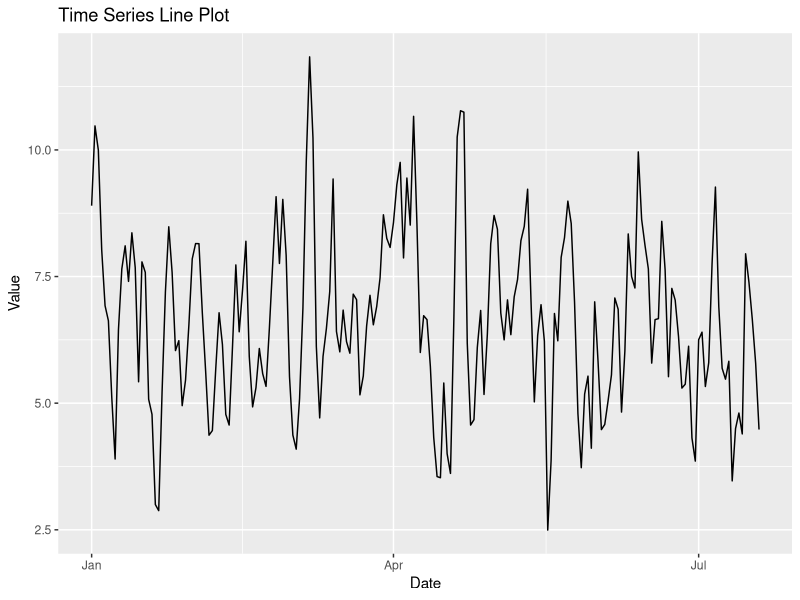
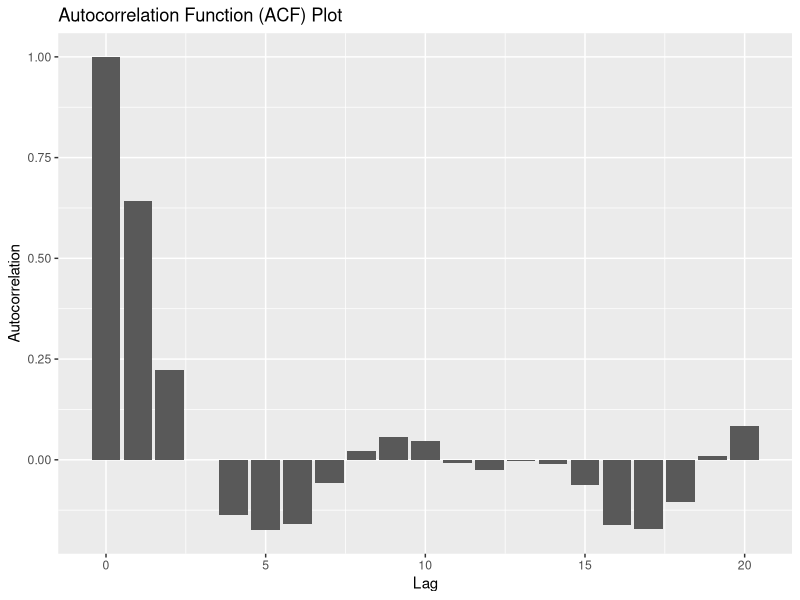
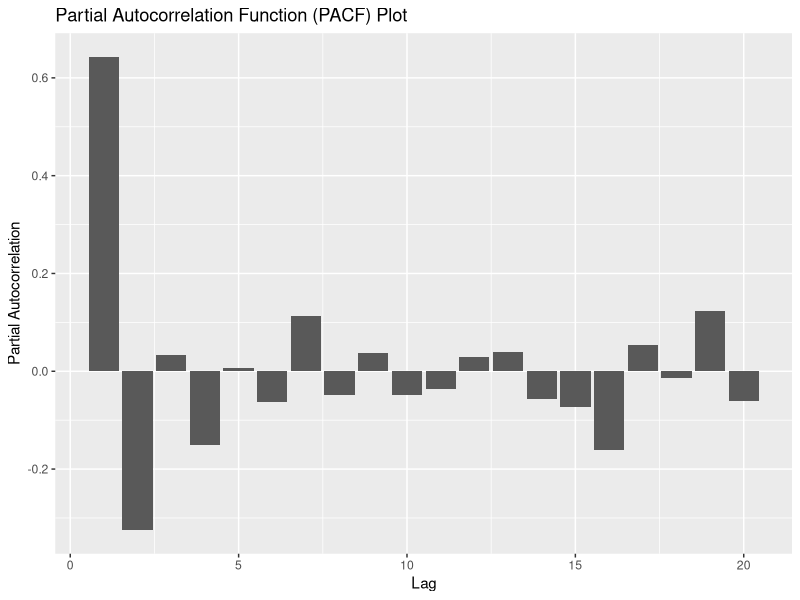
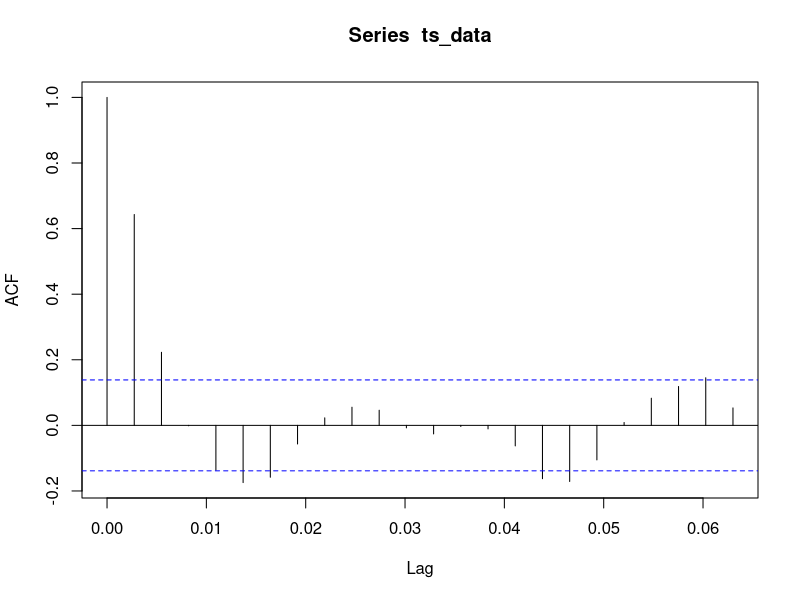

Write R code to recreate these figures, in order. (Note: this script raises an error after producing the figures.)
## ---- chunk 1
knitr::opts_chunk$set(echo = TRUE)
## ---- chunk 2
rm(list = ls())

library(ggplot2)
library(lubridate)
library(zoo)
library(forecast)
library(dynlm)


df <- read.csv('hw3_data.csv')
## ---- chunk 3
# Set the start date
start_date <- mdy("01/01/2023")

# Generate a sequence of dates
dates <- seq(start_date, by = "day", length.out = 200)

# Create a time series object
ts_data <- ts(data = df$y, start = start_date, frequency = 365)

# Create a data frame of the time series to use in line plot
ts_df <- data.frame(Date = dates, Value = df$y, x = df$x)


## ---- chunk 4
ggplot(data = ts_df, aes(x = Date, y = Value)) +
  geom_line() +
  labs(x = "Date", y = "Value", title = "Time Series Line Plot")
## ---- chunk 5
# Ljung-Box Test for white noise
ljung_box <- Box.test(ts_data, lag = 20, type = "Ljung-Box")
print(ljung_box)
## ---- chunk 6
values <- ts_data

# Create ACF plot
ggplot(data = data.frame(lag = 0:20, acf = acf(values, lag.max = 20, plot = FALSE)$acf), aes(x = lag, y = acf)) +
  geom_bar(stat = "identity") +
  labs(x = "Lag", y = "Autocorrelation", title = "Autocorrelation Function (ACF) Plot")

## ---- chunk 7
# Calculate PACF values
pacf_values <- pacf(values, lag.max = 20, plot = FALSE)$acf

# Create PACF plot
ggplot(data = data.frame(lag = 1:length(pacf_values), pacf = pacf_values), aes(x = lag, y = pacf)) +
  geom_bar(stat = "identity") +
  labs(x = "Lag", y = "Partial Autocorrelation", title = "Partial Autocorrelation Function (PACF) Plot")
## ---- chunk 8
acf(ts_data)
## ---- chunk 9
arima_model <- 

plot(arima_model$residuals)
## ---- chunk 10
Box.test(arima_model$residuals, lag = 20, type = "Ljung-Box")

## ---- chunk 11
model1 <- dynlm::dynlm(Value ~ lag(Value, 1) + lag(Value, 2) + x, data = ts_df)

model2 <- dynlm(Value ~ L(Value, 1) + L(Value, 2) + x, data = ts_df)


summary(model2)$r.squared

class(ts_df$Date)
## ---- chunk 12
plot(model$residuals)
